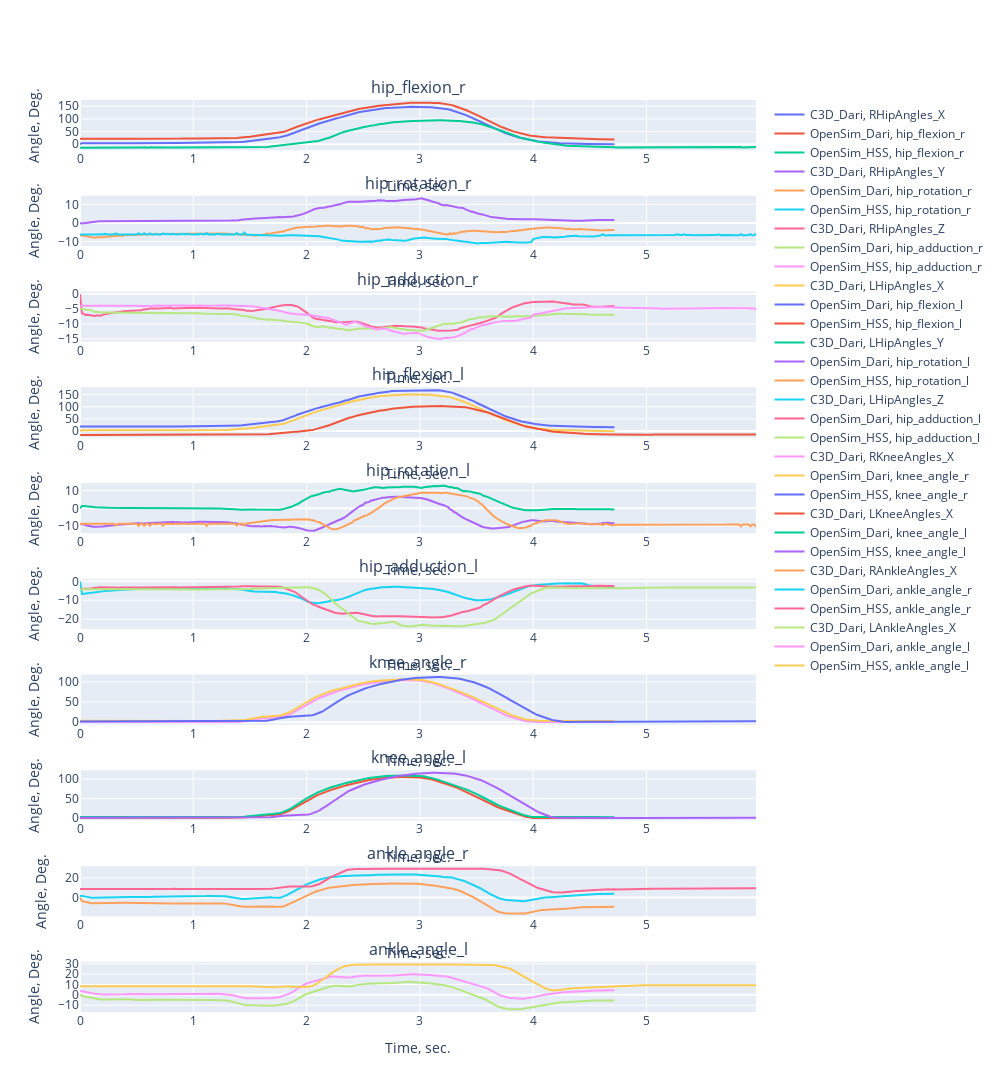

The notebook cell this image was saved under:
### Code cell
subplot_titles= [i[1] for i in angle_pairs]

fig2 = sp.make_subplots(rows=len(angle_pairs), cols=1, subplot_titles=subplot_titles)
rows =1

for i in angle_pairs:
    if i[2]:
        y_ = df_c3d[i[0]] * -1.0
    else:
        y_ = df_c3d[i[0]]   

    fig2.add_trace(go.Scatter(x = df_c3d['Time'], y = y_, mode='lines', name=f'C3D_Dari, {i[0]}'), row=rows, col=1)
    
    if i[3]:
        y_ = df_sto[i[1]] * -1.0
    else:
        y_ = df_sto[i[1]]  
    
    fig2.add_trace(go.Scatter(x = df_sto['time'], y = y_, mode='lines', name=f'OpenSim_Dari, {i[1]}'), row=rows, col=1)
    
    if i[4]:
        y_ = df_sto_hss[i[1]] * -1.0
    else:
        y_ = df_sto_hss[i[1]]
    
    fig2.add_trace(go.Scatter(x = df_sto_hss['time'], y = y_, mode='lines', name=f'OpenSim_HSS, {i[1]}'), row=rows, col=1)

    fig2.update_yaxes(title_text='Angle, Deg.', row=rows, col=1)
    
    fig2.update_xaxes(title_text='Time, sec.', row=rows, col=1)

    rows = rows +1




fig2.update_layout(
    autosize=False,
    width=1000,
    height=3000,
)

fig2.show()

### Figure 1 — Plotly figure (JSON) as saved in the notebook; plotly's stock layout.template omitted (floating-point values rounded to 4 significant figures; data arrays with more than 128 entries replaced by an {"elided": "..."} marker saying what was removed)
{"data": [{"mode": "lines", "name": "C3D_Dari, RHipAngles_X", "type": "scatter", "x": {"elided": "284 float values"}, "xaxis": "x", "y": {"elided": "284 float values"}, "yaxis": "y"}, {"mode": "lines", "name": "OpenSim_Dari, hip_flexion_r", "type": "scatter", "x": {"elided": "284 float values"}, "xaxis": "x", "y": {"elided": "284 float values"}, "yaxis": "y"}, {"mode": "lines", "name": "OpenSim_HSS, hip_flexion_r", "type": "scatter", "x": {"elided": "359 float values"}, "xaxis": "x", "y": {"elided": "359 float values"}, "yaxis": "y"}, {"mode": "lines", "name": "C3D_Dari, RHipAngles_Y", "type": "scatter", "x": {"elided": "284 float values"}, "xaxis": "x2", "y": {"elided": "284 float values"}, "yaxis": "y2"}, {"mode": "lines", "name": "OpenSim_Dari, hip_rotation_r", "type": "scatter", "x": {"elided": "284 float values"}, "xaxis": "x2", "y": {"elided": "284 float values"}, "yaxis": "y2"}, {"mode": "lines", "name": "OpenSim_HSS, hip_rotation_r", "type": "scatter", "x": {"elided": "359 float values"}, "xaxis": "x2", "y": {"elided": "359 float values"}, "yaxis": "y2"}, {"mode": "lines", "name": "C3D_Dari, RHipAngles_Z", "type": "scatter", "x": {"elided": "284 float values"}, "xaxis": "x3", "y": {"elided": "284 float values"}, "yaxis": "y3"}, {"mode": "lines", "name": "OpenSim_Dari, hip_adduction_r", "type": "scatter", "x": {"elided": "284 float values"}, "xaxis": "x3", "y": {"elided": "284 float values"}, "yaxis": "y3"}, {"mode": "lines", "name": "OpenSim_HSS, hip_adduction_r", "type": "scatter", "x": {"elided": "359 float values"}, "xaxis": "x3", "y": {"elided": "359 float values"}, "yaxis": "y3"}, {"mode": "lines", "name": "C3D_Dari, LHipAngles_X", "type": "scatter", "x": {"elided": "284 float values"}, "xaxis": "x4", "y": {"elided": "284 float values"}, "yaxis": "y4"}, {"mode": "lines", "name": "OpenSim_Dari, hip_flexion_l", "type": "scatter", "x": {"elided": "284 float values"}, "xaxis": "x4", "y": {"elided": "284 float values"}, "yaxis": "y4"}, {"mode": "lines", "name": "OpenSim_HSS, hip_flexion_l", "type": "scatter", "x": {"elided": "359 float values"}, "xaxis": "x4", "y": {"elided": "359 float values"}, "yaxis": "y4"}, {"mode": "lines", "name": "C3D_Dari, LHipAngles_Y", "type": "scatter", "x": {"elided": "284 float values"}, "xaxis": "x5", "y": {"elided": "284 float values"}, "yaxis": "y5"}, {"mode": "lines", "name": "OpenSim_Dari, hip_rotation_l", "type": "scatter", "x": {"elided": "284 float values"}, "xaxis": "x5", "y": {"elided": "284 float values"}, "yaxis": "y5"}, {"mode": "lines", "name": "OpenSim_HSS, hip_rotation_l", "type": "scatter", "x": {"elided": "359 float values"}, "xaxis": "x5", "y": {"elided": "359 float values"}, "yaxis": "y5"}, {"mode": "lines", "name": "C3D_Dari, LHipAngles_Z", "type": "scatter", "x": {"elided": "284 float values"}, "xaxis": "x6", "y": {"elided": "284 float values"}, "yaxis": "y6"}, {"mode": "lines", "name": "OpenSim_Dari, hip_adduction_l", "type": "scatter", "x": {"elided": "284 float values"}, "xaxis": "x6", "y": {"elided": "284 float values"}, "yaxis": "y6"}, {"mode": "lines", "name": "OpenSim_HSS, hip_adduction_l", "type": "scatter", "x": {"elided": "359 float values"}, "xaxis": "x6", "y": {"elided": "359 float values"}, "yaxis": "y6"}, {"mode": "lines", "name": "C3D_Dari, RKneeAngles_X", "type": "scatter", "x": {"elided": "284 float values"}, "xaxis": "x7", "y": {"elided": "284 float values"}, "yaxis": "y7"}, {"mode": "lines", "name": "OpenSim_Dari, knee_angle_r", "type": "scatter", "x": {"elided": "284 float values"}, "xaxis": "x7", "y": {"elided": "284 float values"}, "yaxis": "y7"}, {"mode": "lines", "name": "OpenSim_HSS, knee_angle_r", "type": "scatter", "x": {"elided": "359 float values"}, "xaxis": "x7", "y": {"elided": "359 float values"}, "yaxis": "y7"}, {"mode": "lines", "name": "C3D_Dari, LKneeAngles_X", "type": "scatter", "x": {"elided": "284 float values"}, "xaxis": "x8", "y": {"elided": "284 float values"}, "yaxis": "y8"}, {"mode": "lines", "name": "OpenSim_Dari, knee_angle_l", "type": "scatter", "x": {"elided": "284 float values"}, "xaxis": "x8", "y": {"elided": "284 float values"}, "yaxis": "y8"}, {"mode": "lines", "name": "OpenSim_HSS, knee_angle_l", "type": "scatter", "x": {"elided": "359 float values"}, "xaxis": "x8", "y": {"elided": "359 float values"}, "yaxis": "y8"}, {"mode": "lines", "name": "C3D_Dari, RAnkleAngles_X", "type": "scatter", "x": {"elided": "284 float values"}, "xaxis": "x9", "y": {"elided": "284 float values"}, "yaxis": "y9"}, {"mode": "lines", "name": "OpenSim_Dari, ankle_angle_r", "type": "scatter", "x": {"elided": "284 float values"}, "xaxis": "x9", "y": {"elided": "284 float values"}, "yaxis": "y9"}, {"mode": "lines", "name": "OpenSim_HSS, ankle_angle_r", "type": "scatter", "x": {"elided": "359 float values"}, "xaxis": "x9", "y": {"elided": "359 float values"}, "yaxis": "y9"}, {"mode": "lines", "name": "C3D_Dari, LAnkleAngles_X", "type": "scatter", "x": {"elided": "284 float values"}, "xaxis": "x10", "y": {"elided": "284 float values"}, "yaxis": "y10"}, {"mode": "lines", "name": "OpenSim_Dari, ankle_angle_l", "type": "scatter", "x": {"elided": "284 float values"}, "xaxis": "x10", "y": {"elided": "284 float values"}, "yaxis": "y10"}, {"mode": "lines", "name": "OpenSim_HSS, ankle_angle_l", "type": "scatter", "x": {"elided": "359 float values"}, "xaxis": "x10", "y": {"elided": "359 float values"}, "yaxis": "y10"}], "layout": {"annotations": [{"font": {"size": 16}, "showarrow": false, "text": "hip_flexion_r", "x": 0.5, "xanchor": "center", "xref": "paper", "y": 1, "yanchor": "bottom", "yref": "paper"}, {"font": {"size": 16}, "showarrow": false, "text": "hip_rotation_r", "x": 0.5, "xanchor": "center", "xref": "paper", "y": 0.895, "yanchor": "bottom", "yref": "paper"}, {"font": {"size": 16}, "showarrow": false, "text": "hip_adduction_r", "x": 0.5, "xanchor": "center", "xref": "paper", "y": 0.79, "yanchor": "bottom", "yref": "paper"}, {"font": {"size": 16}, "showarrow": false, "text": "hip_flexion_l", "x": 0.5, "xanchor": "center", "xref": "paper", "y": 0.685, "yanchor": "bottom", "yref": "paper"}, {"font": {"size": 16}, "showarrow": false, "text": "hip_rotation_l", "x": 0.5, "xanchor": "center", "xref": "paper", "y": 0.58, "yanchor": "bottom", "yref": "paper"}, {"font": {"size": 16}, "showarrow": false, "text": "hip_adduction_l", "x": 0.5, "xanchor": "center", "xref": "paper", "y": 0.475, "yanchor": "bottom", "yref": "paper"}, {"font": {"size": 16}, "showarrow": false, "text": "knee_angle_r", "x": 0.5, "xanchor": "center", "xref": "paper", "y": 0.37, "yanchor": "bottom", "yref": "paper"}, {"font": {"size": 16}, "showarrow": false, "text": "knee_angle_l", "x": 0.5, "xanchor": "center", "xref": "paper", "y": 0.265, "yanchor": "bottom", "yref": "paper"}, {"font": {"size": 16}, "showarrow": false, "text": "ankle_angle_r", "x": 0.5, "xanchor": "center", "xref": "paper", "y": 0.16, "yanchor": "bottom", "yref": "paper"}, {"font": {"size": 16}, "showarrow": false, "text": "ankle_angle_l", "x": 0.5, "xanchor": "center", "xref": "paper", "y": 0.055, "yanchor": "bottom", "yref": "paper"}], "autosize": false, "height": 3000, "width": 1000, "xaxis": {"anchor": "y", "autorange": true, "domain": [0, 1], "range": [0, 5.967], "title": {"text": "Time, sec."}, "type": "linear"}, "xaxis10": {"anchor": "y10", "autorange": true, "domain": [0, 1], "range": [0, 5.967], "title": {"text": "Time, sec."}, "type": "linear"}, "xaxis2": {"anchor": "y2", "autorange": true, "domain": [0, 1], "range": [0, 5.967], "title": {"text": "Time, sec."}, "type": "linear"}, "xaxis3": {"anchor": "y3", "autorange": true, "domain": [0, 1], "range": [0, 5.967], "title": {"text": "Time, sec."}, "type": "linear"}, "xaxis4": {"anchor": "y4", "autorange": true, "domain": [0, 1], "range": [0, 5.967], "title": {"text": "Time, sec."}, "type": "linear"}, "xaxis5": {"anchor": "y5", "autorange": true, "domain": [0, 1], "range": [0, 5.967], "title": {"text": "Time, sec."}, "type": "linear"}, "xaxis6": {"anchor": "y6", "autorange": true, "domain": [0, 1], "range": [0, 5.967], "title": {"text": "Time, sec."}, "type": "linear"}, "xaxis7": {"anchor": "y7", "autorange": true, "domain": [0, 1], "range": [0, 5.967], "title": {"text": "Time, sec."}, "type": "linear"}, "xaxis8": {"anchor": "y8", "autorange": true, "domain": [0, 1], "range": [0, 5.967], "title": {"text": "Time, sec."}, "type": "linear"}, "xaxis9": {"anchor": "y9", "autorange": true, "domain": [0, 1], "range": [0, 5.967], "title": {"text": "Time, sec."}, "type": "linear"}, "yaxis": {"anchor": "x", "autorange": true, "domain": [0.945, 1], "range": [-23.69, 174.6], "title": {"text": "Angle, Deg."}, "type": "linear"}, "yaxis10": {"anchor": "x10", "autorange": true, "domain": [0, 0.055], "range": [-16.52, 31.87], "title": {"text": "Angle, Deg."}, "type": "linear"}, "yaxis2": {"anchor": "x2", "autorange": true, "domain": [0.84, 0.895], "range": [-12.36, 14.74], "title": {"text": "Angle, Deg."}, "type": "linear"}, "yaxis3": {"anchor": "x3", "autorange": true, "domain": [0.735, 0.79], "range": [-15.93, 0.8384], "title": {"text": "Angle, Deg."}, "type": "linear"}, "yaxis4": {"anchor": "x4", "autorange": true, "domain": [0.63, 0.685], "range": [-26.05, 179.9], "title": {"text": "Angle, Deg."}, "type": "linear"}, "yaxis5": {"anchor": "x5", "autorange": true, "domain": [0.525, 0.58], "range": [-13.99, 14.25], "title": {"text": "Angle, Deg."}, "type": "linear"}, "yaxis6": {"anchor": "x6", "autorange": true, "domain": [0.42, 0.475], "range": [-25.21, 1.327], "title": {"text": "Angle, Deg."}, "type": "linear"}, "yaxis7": {"anchor": "x7", "autorange": true, "domain": [0.315, 0.37], "range": [-6.233, 118.2], "title": {"text": "Angle, Deg."}, "type": "linear"}, "yaxis8": {"anchor": "x8", "autorange": true, "domain": [0.21, 0.265], "range": [-6.515, 122.2], "title": {"text": "Angle, Deg."}, "type": "linear"}, "yaxis9": {"anchor": "x9", "autorange": true, "domain": [0.105, 0.16], "range": [-18.94, 32.06], "title": {"text": "Angle, Deg."}, "type": "linear"}}}
